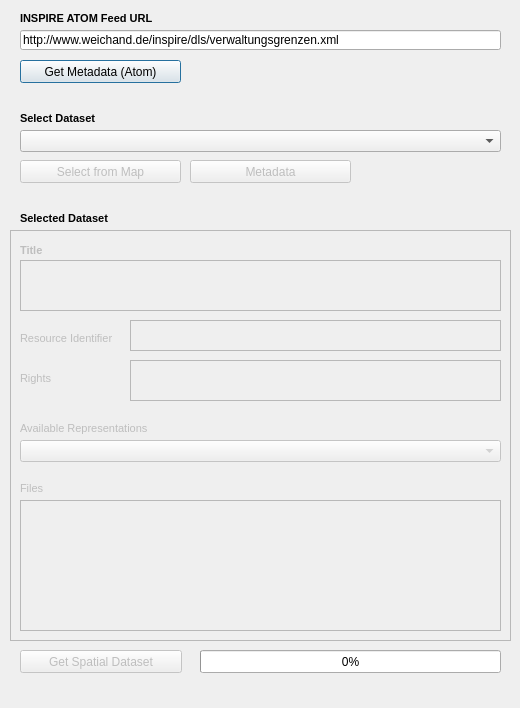
<?xml version="1.0" encoding="UTF-8"?>
<ui version="4.0">
 <class>InspireAtomClient</class>
 <widget class="QDialog" name="InspireAtomClient">
  <property name="geometry">
   <rect>
    <x>0</x>
    <y>0</y>
    <width>520</width>
    <height>708</height>
   </rect>
  </property>
  <property name="windowTitle">
   <string>INSPIRE Atom Client 0.5.1</string>
  </property>
  <widget class="QLabel" name="lblUrl">
   <property name="geometry">
    <rect>
     <x>20</x>
     <y>10</y>
     <width>281</width>
     <height>16</height>
    </rect>
   </property>
   <property name="font">
    <font>
     <pointsize>8</pointsize>
     <weight>75</weight>
     <bold>true</bold>
    </font>
   </property>
   <property name="text">
    <string>INSPIRE ATOM Feed URL</string>
   </property>
  </widget>
  <widget class="QPushButton" name="cmdGetFeed">
   <property name="geometry">
    <rect>
     <x>20</x>
     <y>60</y>
     <width>161</width>
     <height>23</height>
    </rect>
   </property>
   <property name="text">
    <string>Get Metadata (Atom)</string>
   </property>
  </widget>
  <widget class="QLineEdit" name="txtUrl">
   <property name="geometry">
    <rect>
     <x>20</x>
     <y>30</y>
     <width>481</width>
     <height>20</height>
    </rect>
   </property>
   <property name="text">
    <string>http://www.weichand.de/inspire/dls/verwaltungsgrenzen.xml</string>
   </property>
  </widget>
  <widget class="QPushButton" name="cmdSelectDataset">
   <property name="enabled">
    <bool>false</bool>
   </property>
   <property name="geometry">
    <rect>
     <x>20</x>
     <y>160</y>
     <width>161</width>
     <height>23</height>
    </rect>
   </property>
   <property name="text">
    <string>Select from Map</string>
   </property>
  </widget>
  <widget class="QFrame" name="frmDataset">
   <property name="enabled">
    <bool>false</bool>
   </property>
   <property name="geometry">
    <rect>
     <x>10</x>
     <y>230</y>
     <width>501</width>
     <height>411</height>
    </rect>
   </property>
   <property name="frameShape">
    <enum>QFrame::StyledPanel</enum>
   </property>
   <property name="frameShadow">
    <enum>QFrame::Raised</enum>
   </property>
   <widget class="QLabel" name="lblTitle">
    <property name="geometry">
     <rect>
      <x>10</x>
      <y>10</y>
      <width>501</width>
      <height>20</height>
     </rect>
    </property>
    <property name="font">
     <font>
      <pointsize>8</pointsize>
      <weight>75</weight>
      <bold>true</bold>
     </font>
    </property>
    <property name="text">
     <string>Title</string>
    </property>
   </widget>
   <widget class="QLabel" name="lblInstance">
    <property name="geometry">
     <rect>
      <x>10</x>
      <y>190</y>
      <width>481</width>
      <height>16</height>
     </rect>
    </property>
    <property name="font">
     <font>
      <pointsize>8</pointsize>
      <weight>50</weight>
      <bold>false</bold>
     </font>
    </property>
    <property name="text">
     <string>Available Representations</string>
    </property>
   </widget>
   <widget class="QComboBox" name="cmbDatasetRepresentations">
    <property name="geometry">
     <rect>
      <x>10</x>
      <y>210</y>
      <width>481</width>
      <height>22</height>
     </rect>
    </property>
   </widget>
   <widget class="QLabel" name="lblId">
    <property name="geometry">
     <rect>
      <x>10</x>
      <y>100</y>
      <width>111</width>
      <height>16</height>
     </rect>
    </property>
    <property name="font">
     <font>
      <pointsize>8</pointsize>
      <weight>50</weight>
      <bold>false</bold>
     </font>
    </property>
    <property name="text">
     <string>Resource Identifier</string>
    </property>
   </widget>
   <widget class="QLabel" name="lblRights">
    <property name="geometry">
     <rect>
      <x>10</x>
      <y>140</y>
      <width>111</width>
      <height>16</height>
     </rect>
    </property>
    <property name="font">
     <font>
      <pointsize>8</pointsize>
      <weight>50</weight>
      <bold>false</bold>
     </font>
    </property>
    <property name="text">
     <string>Rights</string>
    </property>
   </widget>
   <widget class="QPlainTextEdit" name="txtSummary">
    <property name="geometry">
     <rect>
      <x>10</x>
      <y>30</y>
      <width>481</width>
      <height>51</height>
     </rect>
    </property>
    <property name="readOnly">
     <bool>true</bool>
    </property>
   </widget>
   <widget class="QPlainTextEdit" name="txtId">
    <property name="geometry">
     <rect>
      <x>120</x>
      <y>90</y>
      <width>371</width>
      <height>31</height>
     </rect>
    </property>
    <property name="readOnly">
     <bool>true</bool>
    </property>
   </widget>
   <widget class="QPlainTextEdit" name="txtRights">
    <property name="geometry">
     <rect>
      <x>120</x>
      <y>130</y>
      <width>371</width>
      <height>41</height>
     </rect>
    </property>
    <property name="readOnly">
     <bool>true</bool>
    </property>
   </widget>
   <widget class="QLabel" name="lblFiles">
    <property name="geometry">
     <rect>
      <x>10</x>
      <y>250</y>
      <width>481</width>
      <height>16</height>
     </rect>
    </property>
    <property name="font">
     <font>
      <pointsize>8</pointsize>
      <weight>50</weight>
      <bold>false</bold>
     </font>
    </property>
    <property name="text">
     <string>Files</string>
    </property>
   </widget>
   <widget class="QListWidget" name="lwFiles">
    <property name="geometry">
     <rect>
      <x>10</x>
      <y>270</y>
      <width>481</width>
      <height>131</height>
     </rect>
    </property>
   </widget>
  </widget>
  <widget class="QPushButton" name="cmdDownload">
   <property name="enabled">
    <bool>false</bool>
   </property>
   <property name="geometry">
    <rect>
     <x>20</x>
     <y>650</y>
     <width>162</width>
     <height>23</height>
    </rect>
   </property>
   <property name="text">
    <string>Get Spatial Dataset</string>
   </property>
  </widget>
  <widget class="QProgressBar" name="progressBar">
   <property name="geometry">
    <rect>
     <x>200</x>
     <y>650</y>
     <width>301</width>
     <height>23</height>
    </rect>
   </property>
   <property name="value">
    <number>0</number>
   </property>
  </widget>
  <widget class="QLabel" name="lblMessage">
   <property name="geometry">
    <rect>
     <x>20</x>
     <y>680</y>
     <width>481</width>
     <height>20</height>
    </rect>
   </property>
   <property name="font">
    <font>
     <pointsize>8</pointsize>
     <weight>75</weight>
     <bold>true</bold>
    </font>
   </property>
   <property name="text">
    <string/>
   </property>
  </widget>
  <widget class="QComboBox" name="cmbDatasets">
   <property name="geometry">
    <rect>
     <x>20</x>
     <y>130</y>
     <width>481</width>
     <height>22</height>
    </rect>
   </property>
  </widget>
  <widget class="QLabel" name="lblUrl_2">
   <property name="geometry">
    <rect>
     <x>20</x>
     <y>110</y>
     <width>281</width>
     <height>16</height>
    </rect>
   </property>
   <property name="font">
    <font>
     <pointsize>8</pointsize>
     <weight>75</weight>
     <bold>true</bold>
    </font>
   </property>
   <property name="text">
    <string>Select Dataset</string>
   </property>
  </widget>
  <widget class="QLabel" name="lblUrl_3">
   <property name="geometry">
    <rect>
     <x>20</x>
     <y>210</y>
     <width>281</width>
     <height>16</height>
    </rect>
   </property>
   <property name="font">
    <font>
     <pointsize>8</pointsize>
     <weight>75</weight>
     <bold>true</bold>
    </font>
   </property>
   <property name="text">
    <string>Selected Dataset</string>
   </property>
  </widget>
  <widget class="QPushButton" name="cmdMetadata">
   <property name="enabled">
    <bool>false</bool>
   </property>
   <property name="geometry">
    <rect>
     <x>190</x>
     <y>160</y>
     <width>161</width>
     <height>23</height>
    </rect>
   </property>
   <property name="text">
    <string>Metadata</string>
   </property>
  </widget>
 </widget>
 <resources/>
 <connections/>
</ui>
